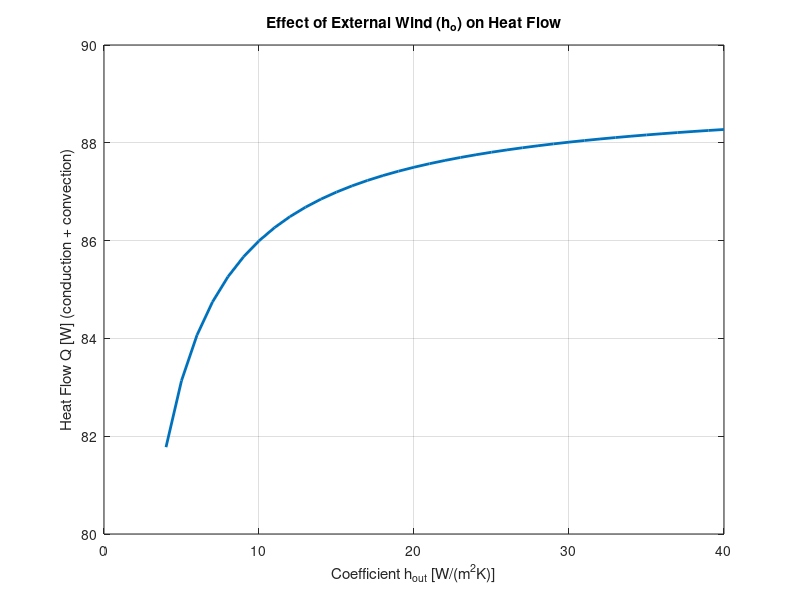

Write MATLAB code to recreate this figure. (Note: this script raises an error after producing the figure.)
%% EXERCISE 1: QUESTIONS 2-5
%% Initialization
clear; clc; close all;

%% 1. Heat_transfer Function
fprintf('\n--- Question 1: General heat flow calculation function ---\n');
fprintf('The general heat flow calculation function Heat_transfer was written in a separate file Heat_transfer.m ---\n');

% General parameters for all questions
A = 10;             % Wall surface area (m^2)
T_in = 25 + 273.15; % Internal temperature (K) - e.g. 25 C
T_out = 0 + 273.15; % External temperature (K) - e.g. 0 C
dT_total = T_in - T_out;

%% 2. Composite multi-layer wall 
fprintf('\n--- Question 2: Composite Wall ---\n');
% For the multi-layer composite wall, I create a Structure Array, where:
% layers: array variable name, (1/2/3): layer index,
% .name, .thick, .k : fields (properties) of the specific layer.

% Layer definition (Concrete, Insulation, Gypsum)
% thick: thickness [m], k: conductivity [W/(mK)]
layers(1).name = 'Concrete';   layers(1).thick = 0.15; layers(1).k = 1.4;
layers(2).name = 'Insulation'; layers(2).thick = 0.10; layers(2).k = 0.04;
layers(3).name = 'Gypsum';     layers(3).thick = 0.05; layers(3).k = 0.5;

% Calculation of thermal resistances (R = thick / (k*A)) for conduction
R_total_cond = 0;
for i = 1:length(layers)
    layers(i).R = layers(i).thick / (layers(i).k * A);     % calculate thermal resistance of each layer
    R_total_cond = R_total_cond + layers(i).R;             % calculate total thermal resistance
end

% Calculation of total flow (conduction only)
Q_cond = dT_total / R_total_cond;
fprintf('Total Thermal Resistance (Conduction): %.4f K/W\n', R_total_cond);
fprintf('Heat Flow Q (Conduction): %.2f W\n', Q_cond);

% Calculation of interface temperatures
% T1: Internal surface, T2: Between 1-2, T3: Between 2-3, T4: External surface
T_current = T_in;   % Temperature initialization
fprintf('Interface temperatures (assuming T_in and T_out at the boundaries):\n');
fprintf('  T_current: %.2f C\n', T_current - 273.15);
for i = 1:length(layers)
    dT_layer = Q_cond * layers(i).R; % Temperature drop per layer
    T_current = T_current - dT_layer;
    fprintf('  Interface after layer %s: %.2f C\n', layers(i).name, T_current - 273.15); % print temperature in Celsius
end

%% 3. Combination of conduction + convection 
fprintf('\n--- Question 3: Conduction + Convection ---\n');
% Formula connecting conduction and convection:
% R_all = R_cond + R_conv where R_cond = thick / (k*A) and R_conv = 1/(h*A)
% h_i/h_o: convection coefficients internal and external

h_i = 10; % Internal convection coefficient [W/(m^2K)]
% Studying h_o (external) from 4 to 40 W/(m^2K) (air at rest vs increased wind)
h_o_range = 4:1:40; 
Qcond_conv = zeros(size(h_o_range));

% Constant wall resistance from before
R_wall = R_total_cond; 
R_conv_in = 1 / (h_i * A); % Transfer resistance inside
for i = 1:length(h_o_range)
    h_current = h_o_range(i);
    R_conv_out = 1 / (h_current * A);
    
    % Total resistance of conduction + convection: R_in + R_wall + R_out
    Rcond_conv = R_conv_in + R_wall + R_conv_out;
    
    % Using general formula Q = dT / R_total
    Qcond_conv(i) = dT_total / Rcond_conv;
end
fprintf('Total Thermal Resistance (Conduction + Convection): %.4f K/W\n', R_total_cond);
fprintf('Heat Flow Q (Conduction): %.2f W\n', Q_cond);

% Q - h_o Diagram
figure(1);
plot(h_o_range, Qcond_conv, 'LineWidth', 2);
grid on;
xlabel('Coefficient h_{out} [W/(m^2K)]');
ylabel('Heat Flow Q [W] (conduction + convection)');
title('Effect of External Wind (h_o) on Heat Flow');

%% 4. Adding radiation
fprintf('\n--- Question 4: Adding Radiation ---\n');
% Radiation calculation formula:
% Q_rad = sigma * epsilon * A * (T_surf^4 - T_env^4);

% Set a fixed average value for h_o
h_o_fixed = 20; 
epsilon = 0.91; % Emissivity coefficient for concrete
T_env = T_out;  % Set T_environment = T_out

% 1. Calculate Q with conduction + convection (without radiation)
R_conv_out_fixed = 1 / (h_o_fixed * A);
R_tot_no_rad = R_conv_in + R_wall + R_conv_out_fixed;
Q_no_rad = dT_total / R_tot_no_rad;

% 2. Calculate Radiation
% Finding external surface temperature (T_surf_out)
% Q = (T_surf_out - T_out) / R_conv_out => T_surf_out = Q * R_conv_out + T_out
% ! Heat flow moves from inside to outside, so T_surf > T_out
% Temperature drop in the external air layer:
dT_air_layer = Q_no_rad * R_conv_out_fixed; 
T_surf_out = T_out + dT_air_layer; 

% Using the Heat_transfer function from Question 1
params_rad.epsilon = epsilon;
params_rad.A = A;
params_rad.T_surf = T_surf_out;
params_rad.T_env = T_env;
Q_rad = Heat_transfer_en('radiation', params_rad);

% Total heat flow from the external surface (Conduction + Convection + Radiation)
Q_total_flow = Q_no_rad + Q_rad;    % Total loss from the external surface
fprintf('Q (Conduction + Convection): %.2f W\n', Q_no_rad);
fprintf('Q (Due to Radiation): %.2f W\n', Q_rad);
fprintf('Total Q (Conduction + Convection + Radiation): %.2f W\n', Q_total_flow);

% NOTE: This calculation is approximate. 
% In reality, because radiation removes energy, the surface will cool further (T_surf will drop). 
% This would change the conduction/convection flows again. 
% For absolute accuracy, the system should be solved iteratively until the temperature balances.
% Energy conservation at the surface:
% Q_from_inside = Q_to_air + Q_radiated
% (T_in - T_surf) / R_wall = h * (T_surf - T_out) + sigma * epsilon * (T_surf^4 - T_out^4)
% And then solve for T_surf.

%% 5. Parametric study and plots
fprintf('\n--- Question 5: Parametric Study ---\n');

% Case A: Q as a function of Insulation Thickness
Thick_ins_range = 0.01:0.01:0.20; % 1cm to 20cm (row vector)
Q_Thick_ins = zeros(size(Thick_ins_range));

% Constant resistances (internal/external air, concrete, and gypsum) 
R_air_l1_l3 = R_conv_in + (layers(1).thick/(layers(1).k*A)) + (layers(3).thick/(layers(3).k*A)) + R_conv_out_fixed;

% Calculation of variable resistance due to insulation and total heat flow
for i = 1:length(Thick_ins_range)
    R_ins = Thick_ins_range(i) / (layers(2).k * A);
    Q_Thick_ins(i) = dT_total / (R_air_l1_l3 + R_ins);
end

figure(2);
subplot(2,1,1);
plot(Thick_ins_range * 100, Q_Thick_ins, 'b-o', 'LineWidth', 1.5);
grid on;
xlabel('Insulation Thickness (cm)');
ylabel('Heat Flow Q (W)');
title('Q as a function of Insulation Thickness');

% Case B: Q vs. Insulation thermal conductivity (k)
k_ins_range = 0.02:0.005:0.1; % From high-quality to poor insulation
Q_k_ins = zeros(size(k_ins_range));
Thick_ins_fixed = 0.1; % Constant thickness at 10cm
for i = 1:length(k_ins_range)
    R_ins_var = Thick_ins_fixed / (k_ins_range(i) * A);
    Q_k_ins(i) = dT_total / (R_air_l1_l3 + R_ins_var);
end

subplot(2,1,2);
plot(k_ins_range, Q_k_ins, 'r-o', 'LineWidth', 1.5);
grid on;
xlabel('Insulation k Coefficient (W/mK)');
ylabel('Heat Flow Q (W)');
title('Q as a function of Insulation k Coefficient');
fprintf('The corresponding plots have been generated.\n');
